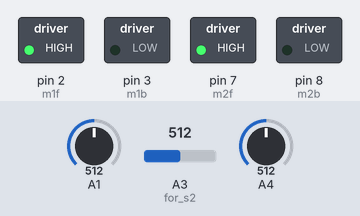
A sketch run on a simulated Arduino Uno, built with avr-gcc and run on an emulated ATmega328P. Shown: switched loads named in the sketch (green lamp = pin HIGH). Inputs (shaded band) come from the test bench; at power-on: A3 (for_s2) = 512, A4 = 512, A1 = 512.

Above: at 1.2 s.
1.3 s: A3 (for_s2) set to 485
At 2.3 s:
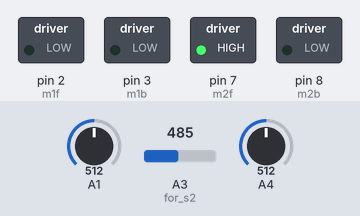
2.8 s: A3 (for_s2) set to 510
At 3.4 s:
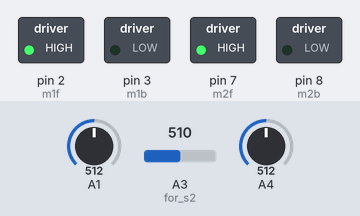
4.3 s: A4 set to 488
At 4.6 s:
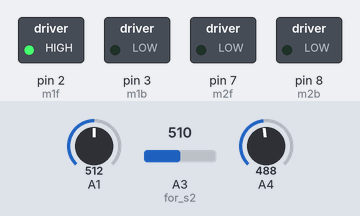
5.8 s: A4 set to 510
At 6.9 s:
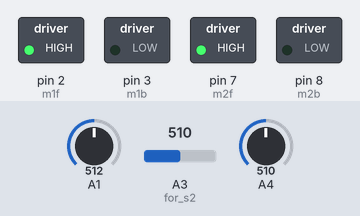
Timing chart, 0 to 8.3 s (numbered marks = the images above; inputs shaded):
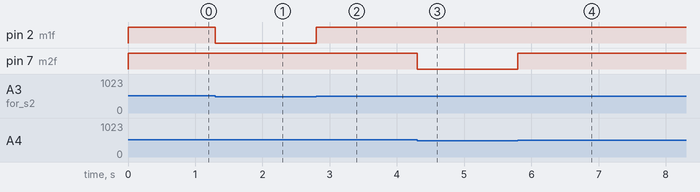

The sketch:

lfr_simple.ino
```cpp
#define m1f 2  // for motor left
#define m1b 3
#define m2f 7  //for motor right
#define m2b 8


void setup() {

//for motors
 pinMode(m1f, OUTPUT);
 pinMode(m1b, OUTPUT);
 pinMode(m2f, OUTPUT);
 pinMode(m2b, OUTPUT);


   pinMode(A3, INPUT); // for s2,s3,s4 IR sensors in the strip
   pinMode(A1, INPUT);
   pinMode(A4, INPUT);


}

void loop() {
  int s2 = analogRead(A3) ; // taking the readings
  int s3 = analogRead(A1) ;
  int s4 = analogRead(A4) ;


 if(s2 >500 and s3 < 500 and s4 >500) { // Straight Line

 digitalWrite(m1f , HIGH) ;
 digitalWrite(m2f , HIGH) ;
 digitalWrite(m1b, LOW) ;
 digitalWrite(m2b, LOW) ;

 }
 else
 if(s2 >500 and ( s3 < 500 or s3 > 500) and s4 <500 ) { //Turn right

 digitalWrite(m1f , HIGH) ;
 digitalWrite(m2f , LOW) ;
 digitalWrite(m1b , LOW) ;
 digitalWrite(m2b , LOW) ;
 }
 else
 if(s2 < 500 and (s3 < 500 or s3 > 500) and s4 > 500) { // Turn Left

 digitalWrite(m1f , LOW) ;
 digitalWrite(m2f , HIGH) ;
 digitalWrite(m1b, LOW) ;
 digitalWrite(m2b, LOW) ;

 }
  else
  if(s2 > 500 and s3 > 500 and s4 > 500) { // Break in Line(Keep on moving ahead) ;

 digitalWrite(m1f , HIGH) ;
 digitalWrite(m2f , HIGH) ;
 digitalWrite(m1b, LOW) ;
 digitalWrite(m2b, LOW) ;}

if(s2 < 500 and s3 < 500 and s4 < 500) //Go straight again
 {
  digitalWrite(m1f , HIGH) ;
 digitalWrite(m2f , HIGH) ;
 digitalWrite(m1b, LOW) ;
 digitalWrite(m2b, LOW) ;
 }
delay(1);
}
```

Measured:
- the behaviour switches between 500 and 499 on A3 (for_s2) (found by bisection; images 0 and 1)
- the behaviour switches between 500 and 499 on A4 (found by bisection; images 2 and 3)
- after the input at 1.3 s, pin 2 (m1f): HIGH → LOW at once
- after the input at 2.8 s, pin 2 (m1f): LOW → HIGH at once
- after the input at 4.3 s, pin 7 (m2f): HIGH → LOW at once
- after the input at 5.8 s, pin 7 (m2f): LOW → HIGH at once
